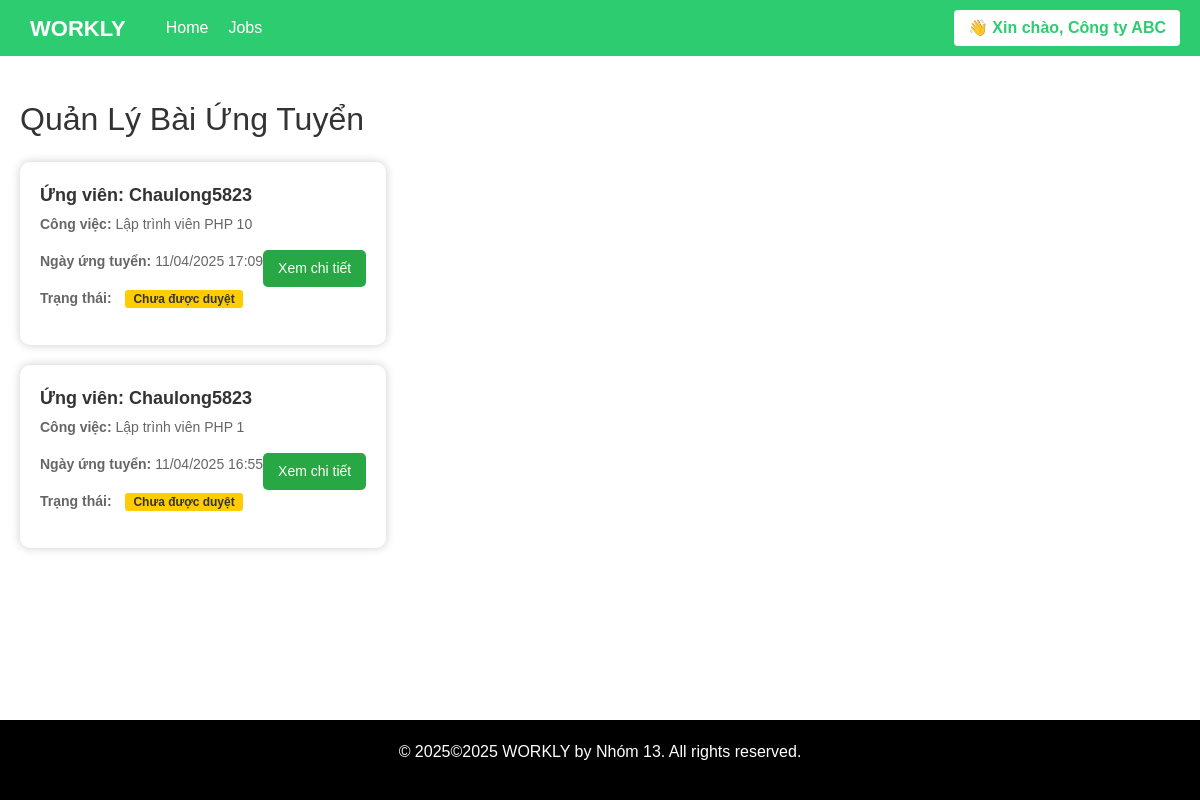
/employer/manage_applications.php (signed in), run on the app's committed database.
### tables this page shows
CREATE TABLE IF NOT EXISTS `employers` (
  `id` int(11) NOT NULL AUTO_INCREMENT,
  `user_id` int(11) NOT NULL,
  `company_name` varchar(255) NOT NULL,
  `website` varchar(255) DEFAULT NULL,
  `description` text DEFAULT NULL,
  `company_logo` varchar(255) NOT NULL DEFAULT 'assets/images/default-null.png',
  PRIMARY KEY (`id`),
  KEY `user_id` (`user_id`)
);

CREATE TABLE IF NOT EXISTS `applications` (
  `id` int(11) NOT NULL AUTO_INCREMENT,
  `candidate_id` int(11) NOT NULL,
  `job_post_id` int(11) NOT NULL,
  `applied_at` timestamp NOT NULL DEFAULT current_timestamp(),
  `status` enum('not_approved','approved','rejected') DEFAULT 'not_approved',
  PRIMARY KEY (`id`),
  KEY `candidate_id` (`candidate_id`),
  KEY `job_post_id` (`job_post_id`)
);

CREATE TABLE IF NOT EXISTS `users` (
  `id` int(11) NOT NULL AUTO_INCREMENT,
  `username` varchar(50) NOT NULL,
  `password` varchar(255) NOT NULL,
  `email` varchar(100) NOT NULL,
  `role` enum('admin','candidate','employer') NOT NULL,
  `created_at` timestamp NOT NULL DEFAULT current_timestamp(),
  PRIMARY KEY (`id`),
  UNIQUE KEY `username` (`username`),
  UNIQUE KEY `email` (`email`)
);

CREATE TABLE IF NOT EXISTS `job_posts` (
  `id` int(11) NOT NULL AUTO_INCREMENT,
  `employer_id` int(11) NOT NULL,
  `title` varchar(255) NOT NULL,
  `description` text NOT NULL,
  `location` varchar(100) DEFAULT NULL,
  `salary_min` int(11) DEFAULT NULL,
  `salary_max` int(11) DEFAULT NULL,
  `job_type` enum('full-time','part-time') NOT NULL,
  `industry` varchar(100) DEFAULT NULL,
  `keywords` text DEFAULT NULL,
  `status` enum('active','inactive') DEFAULT 'active',
  `expires_at` date DEFAULT NULL,
  `created_at` timestamp NOT NULL DEFAULT current_timestamp(),
  `requirements` text DEFAULT NULL,
  `benefits` text DEFAULT NULL,
  `updated_at` timestamp NULL DEFAULT NULL ON UPDATE current_timestamp(),
  PRIMARY KEY (`id`),
  KEY `employer_id` (`employer_id`)
);

### employer/manage_applications.php (the view, shortened to what this page needs)
<?php
require_once '../includes/config.php';
function getEmployerId($user_id, $conn)
{
    $stmt = $conn->prepare("SELECT id FROM employers WHERE user_id = :user_id");
    $stmt->execute([':user_id' => $user_id]);
    $result = $stmt->fetch(PDO::FETCH_ASSOC);
    return $result ? $result['id'] : null;
}
$employer_id = getEmployerId($_SESSION['user_id'], $conn);
$stmt = $conn->prepare("
    SELECT a.id, a.candidate_id, a.job_post_id, a.applied_at, a.status,
           u.username AS candidate_name,
           jp.title AS job_title
    FROM applications a
    JOIN job_posts jp ON a.job_post_id = jp.id
    JOIN candidates c ON a.candidate_id = c.id
    JOIN users u ON c.user_id = u.id
    WHERE jp.employer_id = :employer_id
    ORDER BY a.applied_at DESC
");
$stmt->execute([':employer_id' => $employer_id]);
$applications = $stmt->fetchAll(PDO::FETCH_ASSOC);
?>
<!DOCTYPE html>
<html lang="vi">
<head>
    <link rel="stylesheet" href="https://cdn.jsdelivr.net/npm/bootstrap@5.3.3/dist/css/bootstrap.min.css">
    <link rel="stylesheet" href="../assets/css/styles.css">
</head>
<body>
    <?php include '../includes/header.php'; ?>
    <div class="container mt-4">
        <div>
            <h2 class="mb-4">Quản Lý Bài Ứng Tuyển</h2>
            <?php if (empty($applications)): ?>
                <div class="alert alert-info">Chưa có bài ứng tuyển nào.</div>
            <?php else: ?>
                <?php foreach ($applications as $application): ?>
                    <div class="application-listing">
                        <div class="d-flex justify-content-between align-items-center">
                            <div class="application-content">
                                <div class="job-title">
                                    Ứng viên: <?= htmlspecialchars($application['candidate_name']) ?>
                                </div>
                                <div class="job-desc">
                                    <p><strong>Công việc:</strong> <?= htmlspecialchars($application['job_title']) ?></p>
                                    <p><strong>Ngày ứng tuyển:</strong> <?= date('d/m/Y H:i', strtotime($application['applied_at'])) ?></p>
                                    <p><strong>Trạng thái:</strong>
                                        <span class="new-badge status-<?= strtolower($application['status']) ?>">
                                            <?php
                                            switch ($application['status']) {
                                                case 'not_approved':
                                                    echo 'Chưa được duyệt';
                                                    break;
                                            }
                                            ?>
                                        </span>
                                    </p>
                                </div>
                            </div>
                            <div class="job-actions">
                                <a href="/application_detail.php?id=<?= $application['id'] ?>" class="apply-btn">Xem chi tiết</a>
                            </div>
                        </div>
                    </div>
                <?php endforeach; ?>
            <?php endif; ?>
        </div>
    </div>
    <?php include '../includes/footer.php'; ?>
</body>
</html>

### includes/header.php (shortened to what this page needs)
<?php
require_once __DIR__ . '/config.php';
$displayName = $_SESSION['username'] ?? 'Người dùng';
if (isset($_SESSION['user_id']) && isset($_SESSION['role'])) {
    if ($_SESSION['role'] === 'candidate') {
        $stmt = $conn->prepare("SELECT full_name FROM candidates WHERE user_id = :uid");
        $stmt->execute([':uid' => $_SESSION['user_id']]);
        $row = $stmt->fetch(PDO::FETCH_ASSOC);
        if ($row && $row['full_name']) {
            $displayName = $row['full_name'];
        }
    } elseif ($_SESSION['role'] === 'employer') {
        $stmt = $conn->prepare("SELECT company_name FROM employers WHERE user_id = :uid");
        $stmt->execute([':uid' => $_SESSION['user_id']]);
        $row = $stmt->fetch(PDO::FETCH_ASSOC);
        if ($row && $row['company_name']) {
            $displayName = $row['company_name'];
        }
    } elseif ($_SESSION['role'] === 'admin') {
        $displayName = 'Admin';
    }
}
?>
<div class="navbar">
    <div class="left-side">
        <a href="/index.php" class="logo">WORKLY</a>
        <a href="/index.php">Home</a>
        <a href="/jobs.php">Jobs</a>
    </div>
    <div class="right-side">
        <?php if (isset($_SESSION['user_id'])): ?>
            <div class="dropdown">
                <button class="dropdown-btn">
                    👋 Xin chào, <?= htmlspecialchars($displayName) ?>
                </button>
            </div>
        <?php endif; ?>
    </div>
</div>

### assets/css/styles.css (style rules this page uses)
body { font-family: Arial, sans-serif; margin: 0; padding: 0; color: #333; display: flex; flex-direction: column; min-height: 100vh; }
button, .update-btn, .apply-btn { padding: 10px 15px; background-color: #007bff; color: white; border: none; border-radius: 5px; cursor: pointer; transition: background 0.3s ease; }
.apply-btn { background: #28a745; font-size: 16px; margin-top: 20px; text-decoration: none; display: inline-block; }
.container { max-width: 1200px; margin: 0 auto; padding: 20px; display: flex; gap: 30px; }
.navbar { display: flex; justify-content: space-between; align-items: center; background-color: #2ecc71; padding: 10px 20px; }
.navbar .left-side, .navbar .right-side { display: flex; align-items: center; }
.navbar .logo { font-size: 22px; font-weight: bold; color: white; margin-right: 30px; text-transform: uppercase; text-decoration: none; }
.navbar a { color: white; text-decoration: none; margin: 0 10px; font-size: 16px; }
.dropdown { position: relative; display: inline-block; }
.dropdown-btn { background-color: white; color: #2ecc71; padding: 6px 14px; border: none; border-radius: 4px; cursor: pointer; font-weight: bold; }
.job-title { font-size: 18px; font-weight: bold; margin-bottom: 5px; }
.new-badge { background: #ffcc00; color: #333; padding: 2px 8px; border-radius: 3px; font-size: 12px; margin-left: 10px; font-weight: bold; }
.job-desc, .job-description, .job-requirements, .job-benefits, .job-meta p { color: #666; font-size: 14px; line-height: 1.5; }
.job-actions { margin-top: 10px; display: flex; gap: 10px; }
.job-actions .apply-btn { padding: 8px 15px; font-size: 14px; }

### employer/manage_applications.php (style rules this page uses)
.application-listing { background: #fff; border-radius: 10px; box-shadow: 0 0 10px #ccc; padding: 20px; margin-bottom: 20px; }

### data on the page
employers: company_name "Công ty ABC"
applications: users.username "Chaulong5823", job_post.title "Lập trình viên PHP 10", applied_at "11/04/2025 17:09", status "Chưa được duyệt"
applications: users.username "Chaulong5823", job_post.title "Lập trình viên PHP 1", applied_at "11/04/2025 16:55", status "Chưa được duyệt"
